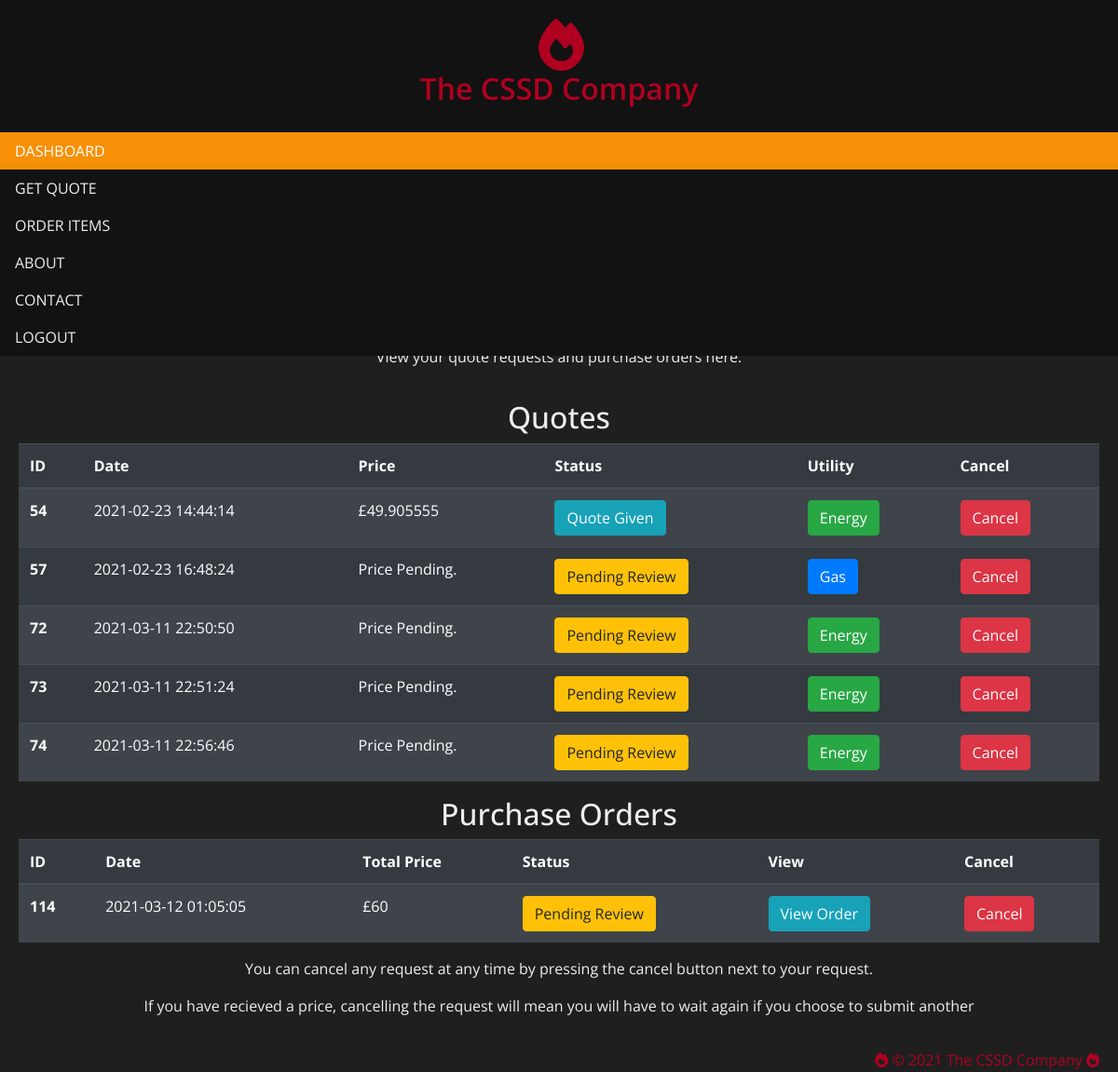
/dashboard (signed in), run on an earlier commit of the app's database.
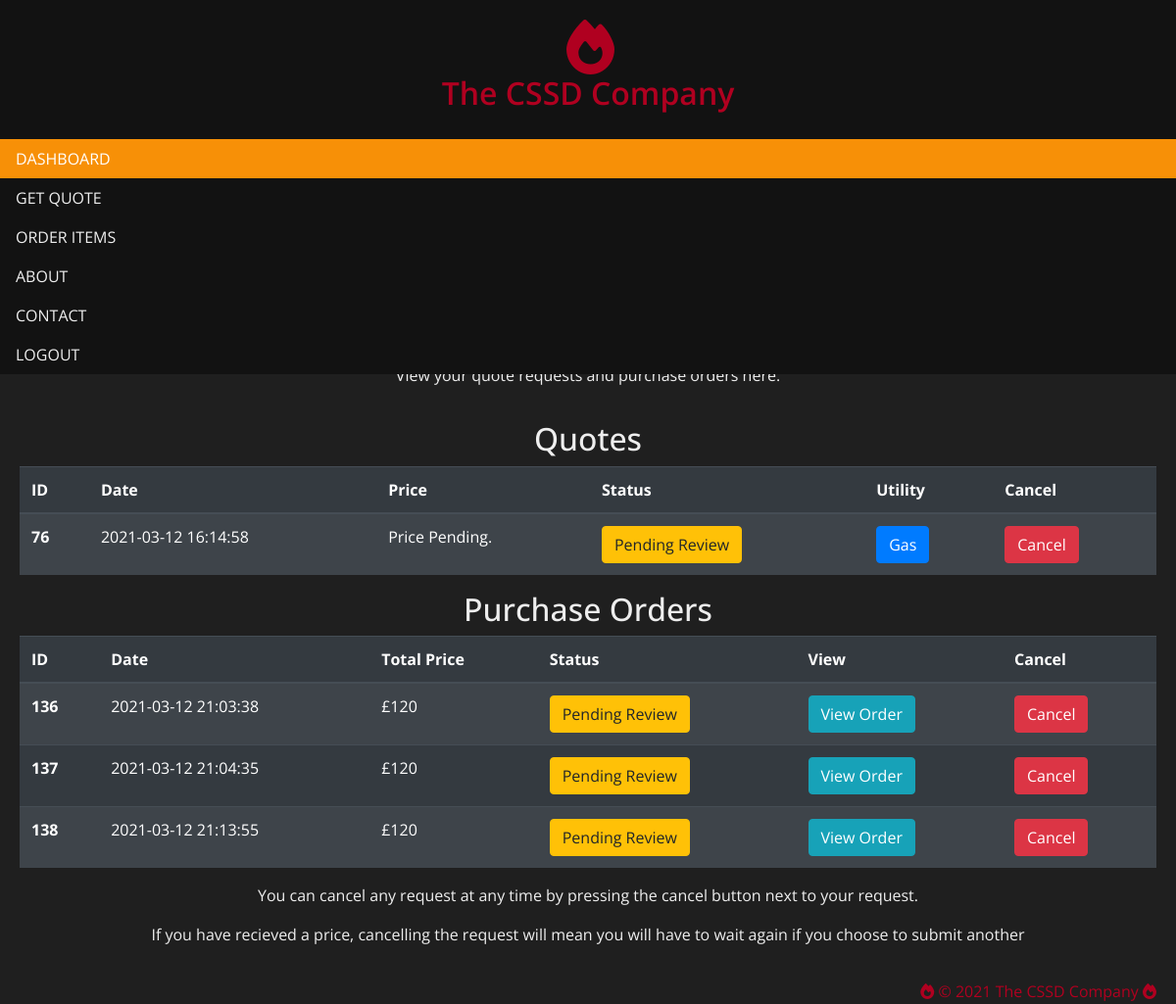
And on a later commit of the database.
### tables this page shows
CREATE TABLE `quotes` (
  `id` int(11) NOT NULL,
  `userID` int(11) NOT NULL,
  `rooms` int(11) NOT NULL,
  `residents` int(11) NOT NULL,
  `location` text NOT NULL,
  `notes` text NOT NULL,
  `date` datetime NOT NULL DEFAULT current_timestamp(),
  `price` double NOT NULL,
  `status` int(1) NOT NULL,
  `complete` tinyint(1) NOT NULL DEFAULT 0,
  `utilityType` text NOT NULL
);

CREATE TABLE `orders` (
  `id` int(11) NOT NULL,
  `userID` int(11) NOT NULL,
  `date` datetime NOT NULL DEFAULT current_timestamp(),
  `address` text NOT NULL,
  `status` int(11) NOT NULL,
  `total` int(11) NOT NULL,
  `location` text NOT NULL
);

### dashboard.php (the view, shortened to what the changed rows need)
<?php
    require_once "static/connect.php";
?>
<html>
    <head>
        <link rel="stylesheet" href="https://stackpath.bootstrapcdn.com/bootstrap/4.4.1/css/bootstrap.min.css">
        <link rel="stylesheet" href="css/dashboard.css">
    </head>
    <body>
        <div class="navibar">
            <ul>
                <li class="branding"><i class="fas fa-fire login-logo"></i><h2>The CSSD Company</h2></li>
            </ul>
        </div>
        <div class="main">
            <h2>Customer Dashboard</h2>
            <h2>Quotes</h2>
            <table class="table table-dark table-striped">
                <thead>
                    <tr>
                        <th scope="col">ID</th>
                        <th scope="col">Date</th>
                        <th scope="col">Price</th>
                        <th scope="col">Status</th>
                        <th scope="col">Utility</th>
                        <th scope="col">Cancel</th>
                    </tr>
                </thead>
                <tbody>
                    <?php
                        $userID = $_SESSION["id"];
                        $sql = "SELECT id, date, price, status, utilityType FROM quotes WHERE userID='".$userID."' ORDER BY id ASC";
                        $result = mysqli_query($db, $sql);
                        while($row = $result->fetch_assoc()) {
                    ?>
                        <tr>
                            <th scope="row"><?php echo $row['id']; ?></th>
                            <td><?php echo $row['date']; ?></td>
                            <td><?php if($row['price'] == 0) { echo "Price Pending."; } else { echo "£" . $row['price']; } ?></td>
                            <td><?php if($row['status'] == 0) { ?>
                                    <button class="btn btn-warning">Pending Review</button>
                                <?php } else if($row['status'] == 1) { ?>
                                    <button class="btn btn-info">Quote Given</button>
                                <?php } else { ?>
                                    <button class="btn btn-success">Quote Accepted</button>
                                <?php } ?>
                            </td>
                            <td>
                            <?php if($row['utilityType'] == 'Gas') { ?>
                                    <button class="btn btn-primary"><?php echo $row['utilityType']?></button>
                                <?php }
                                else if($row['utilityType'] == 'Energy') { ?>
                                    <button class="btn btn-success"><?php echo $row['utilityType']?></button>
                                <?php } ?>
                            </td>
                            <form action="dashboard" method="post" class="form-group" style="width: 100%">
                                <td><button class="btn btn-danger">Cancel</button></td>
                            </form>
                        </tr>
                    <?php
                        }
                    ?>
                </tbody>
            </table>
            <h2>Purchase Orders</h2>
            <table class="table table-dark table-striped">
                <thead>
                    <tr>
                        <th scope="col">ID</th>
                        <th scope="col">Date</th>
                        <th scope="col">Total Price</th>
                        <th scope="col">Status</th>
                        <th scope="col">View</th>
                        <th scope="col">Cancel</th>
                    </tr>
                </thead>
                <tbody>
                    <?php
                        $userID = $_SESSION["id"];
                        $sql = "SELECT id, date, total, status  FROM orders WHERE userID='".$userID."' ORDER BY id ASC";
                        $result = mysqli_query($db, $sql);
                        while($row = $result->fetch_assoc()) {
                    ?>
                    <tr>
                        <th scope="row"><?php echo $row['id']; ?></th>
                        <td><?php echo $row['date']; ?></td>
                        <td>£<?php echo $row['total']; ?></td>
                        <td><?php if($row['status'] == 0) { ?>
                                    <button class="btn btn-warning">Pending Review</button>
                                <?php } else if($row['status'] == 1) { ?>
                                    <button class="btn btn-info">Order Accepted</button>
                                <?php }?>
                        </td>
                        <form action="customerOrder" method="post" class="form-group" style="width: 100%">
                                <td><button class="btn btn-info">View Order</button></td>
                        </form>
                        <?php if($row['status'] == 0){ echo '<form action="dashboard" method="post" class="form-group" style="width: 100%">
                                <input type="hidden" id="orderID" name="orderID" value="' . $row['id'] . '">
                                <td><button class="btn btn-danger">Cancel</button></td>
                        </form>'
                        ;} else if($row['status'] == 1){
                            echo '<td><button class="btn btn-success">Completed</button></td>';
                        }?>
                    </tr>
                    <?php
                        }
                    ?>
                </tbody>
            </table>
        </div>
    </body>
</html>

What changed in the data, as far as the page shows it:
removed quotes: id "54", date "2021-02-23 14:44:14", price "49.905555", status "Quote Given", utilityType "Energy"
removed quotes: id "57", date "2021-02-23 16:48:24", price "Price Pending.", status "Pending Review", utilityType "Gas"
removed quotes: id "72", date "2021-03-11 22:50:50", price "Price Pending.", status "Pending Review", utilityType "Energy"
removed quotes: id "73", date "2021-03-11 22:51:24", price "Price Pending.", status "Pending Review", utilityType "Energy"
removed quotes: id "74", date "2021-03-11 22:56:46", price "Price Pending.", status "Pending Review", utilityType "Energy"
removed orders: id "114", date "2021-03-12 01:05:05", total "60", status "Pending Review"
added quotes: id "76", date "2021-03-12 16:14:58", price "Price Pending.", status "Pending Review", utilityType "Gas"
added orders: id "136", date "2021-03-12 21:03:38", total "120", status "Pending Review"
added orders: id "137", date "2021-03-12 21:04:35", total "120", status "Pending Review"
added orders: id "138", date "2021-03-12 21:13:55", total "120", status "Pending Review"
